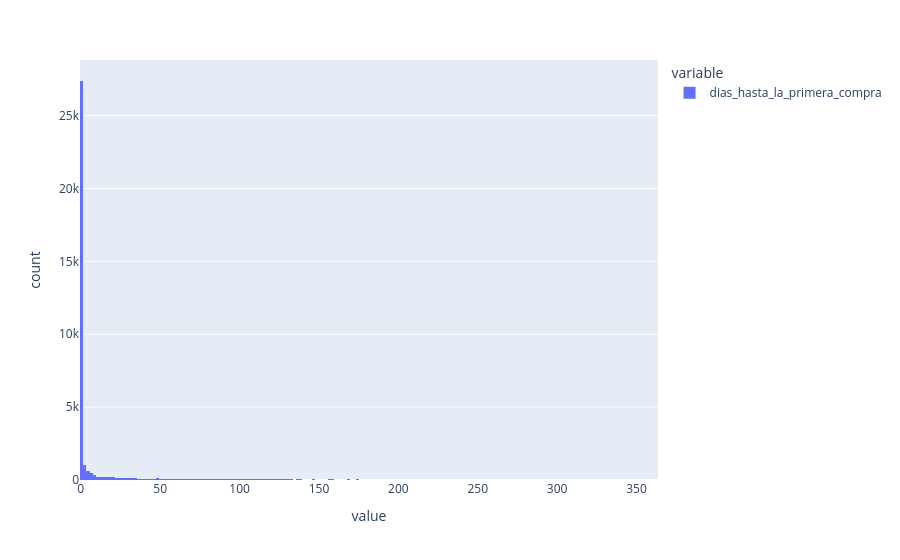

Notebook code for this chart:
### Code cell
px.histogram(compradores['dias_hasta_la_primera_compra'])

### Figure 1 — Plotly figure (JSON) as saved in the notebook; plotly's stock layout.template omitted (floating-point values rounded to 4 significant figures; data arrays with more than 128 entries replaced by an {"elided": "..."} marker saying what was removed)
{"data": [{"alignmentgroup": "True", "bingroup": "x", "hovertemplate": "variable=dias_hasta_la_primera_compra<br>value=%{x}<br>count=%{y}<extra></extra>", "legendgroup": "dias_hasta_la_primera_compra", "marker": {"color": "#636efa", "pattern": {"shape": ""}}, "name": "dias_hasta_la_primera_compra", "offsetgroup": "dias_hasta_la_primera_compra", "orientation": "v", "showlegend": true, "type": "histogram", "x": {"elided": "36523 int values"}, "xaxis": "x", "yaxis": "y"}], "layout": {"barmode": "relative", "legend": {"title": {"text": "variable"}, "tracegroupgap": 0}, "margin": {"t": 60}, "xaxis": {"anchor": "y", "domain": [0, 1], "title": {"text": "value"}}, "yaxis": {"anchor": "x", "domain": [0, 1], "title": {"text": "count"}}}}
